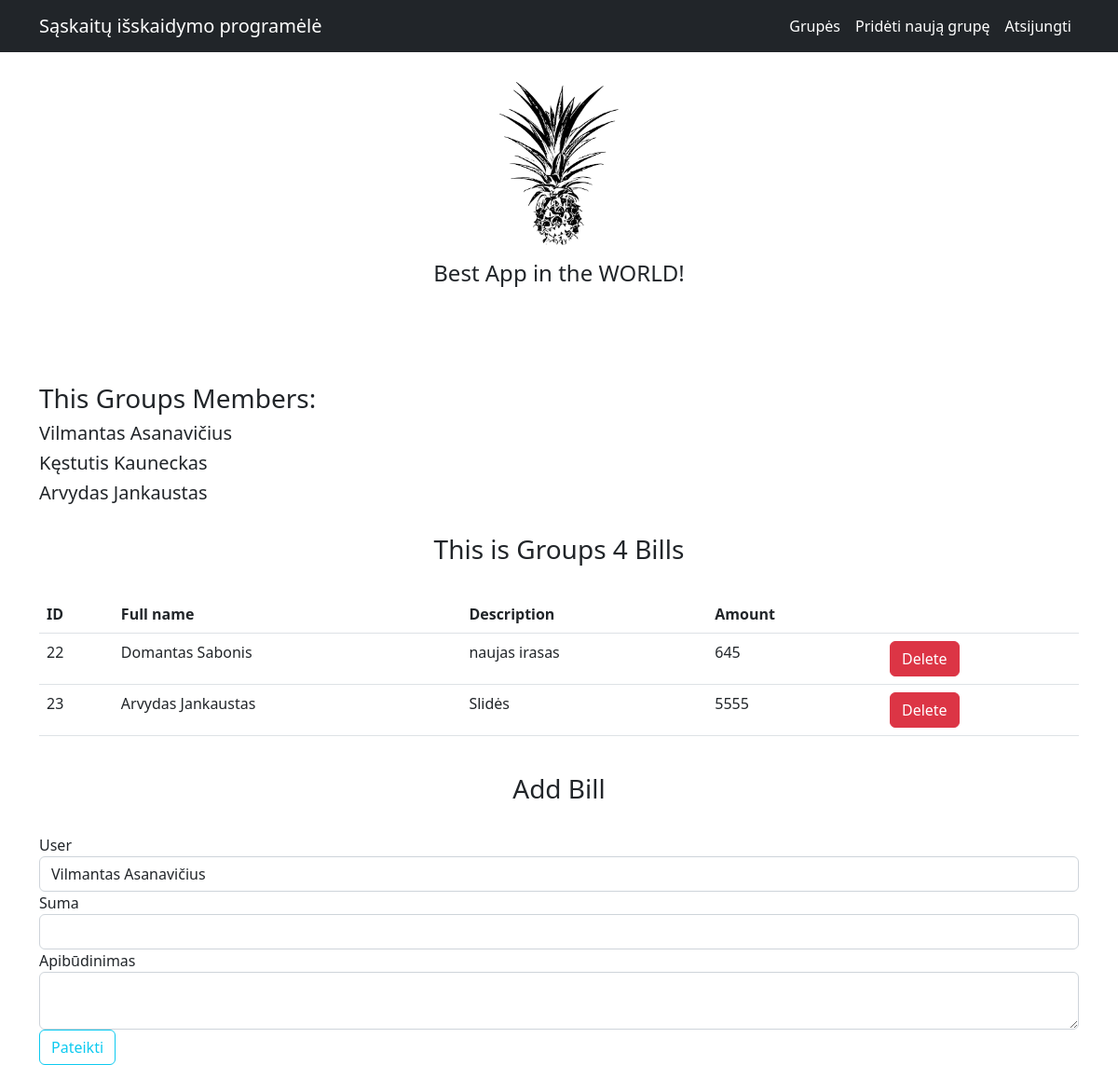
Page /grupės/4 (signed in) on the committed database.
### app.py (models this page shows)
class User(db.Model, UserMixin):
    __tablename__ = 'Users'
    id = db.Column(db.Integer, primary_key=True)
    full_name = db.Column('Vardas ir pavardė', db.String(30), unique=True, nullable=False)
    email = db.Column('El. pašto adresas', db.String(120), unique=True, nullable=False)
    password = db.Column('Slaptažodis', db.String(60),unique=True, nullable=False)
    groups = db.relationship('Groups', secondary=association_table, back_populates='users')

class Groups(db.Model):
    __tablename__ = 'Groups'
    id = db.Column(db.Integer, primary_key=True)
    name = db.Column('Pavadinimas', db.String(100), unique=True, nullable=False)
    bills = db.relationship('Bills', back_populates='group')
    users = db.relationship('User',  secondary=association_table, back_populates='groups')

class Bills(db.Model):
    __tablename__ = 'Bills'
    id = db.Column(db.Integer, primary_key=True)
    group_id = db.Column(db.String, db.ForeignKey('Groups.id'))
    user_full_name = db.Column(db.String, db.ForeignKey('Users.id'))
    description = db.Column('Apibūdinimas', db.String(50), nullable=False)
    amount = db.Column('Suma', db.Integer, nullable=False)
    user = db.relationship('User')
    group = db.relationship('Groups', back_populates='bills')

### app.py (the view)
@app.route('/grupės/<int:group_id>', methods=['GET', 'POST'])
@login_required
def current_group(group_id):
    group = Groups.query.get(group_id)
    if group is None:
        abort(404)
    bills = Bills.query.all()
    all_groups = Groups.query.all()
    form = forms.BillsForm()
    users = User.query.all()
    form.user_full_name.choices = [(user.full_name, user.full_name) for user in group.users]
    for user in users:
        if user in group.users:
            if form.validate_on_submit():
                bill = Bills(group_id=group.id, user_full_name=form.user_full_name.data, description=form.description.data, amount=form.amount.data)
                db.session.add(bill)
                db.session.commit()
                return redirect(url_for('current_group', group_id=group.id))
    return render_template('bills.html', form=form, group=group, all_groups=all_groups, users=users, bills=bills)

### forms.py
class BillsForm(FlaskForm):
    user_full_name = SelectField(u'User')
    amount = IntegerField('Suma', [DataRequired()])
    description = TextAreaField('Apibūdinimas', [DataRequired()])
    submit = SubmitField('Pateikti')

### app.py (called while the page is built)
@login_manager.user_loader
def load_user(user_id):
    return User.query.get(int(user_id))

### templates/bills.html (shortened to what this page needs)
{% extends 'base.html' %}
{% block content %}
    <div>
        <h3>This Groups Members:</h3>
        {% for user in group.users %}
            <h5> {{ user.full_name }} </h5>
        {% endfor %}
    </div>
    <br>
    <h3 style="text-align:center">This is Groups {{group.id}} Bills </h3>
    <br>
    <table class="table">
        <tr>
            <td><b>ID</b></td>
            <td><b>Full name</b></td>
            <td><b>Description</b></td>
            <td><b>Amount</b></td>
            <td></td>
        </tr>
            {% for  bill in group.bills %}
                <tr>
                    <td>{{bill.id}}</a></td>
                    {% if bill.user_full_name %}
                        <td>{{ bill.user_full_name }}</td>
                    {% else %}
                        <td>-</td>
                    {% endif %}
                    <td>{{bill.description}}</td>
                    <td>{{bill.amount}}</td>
                    <td>
                        <form action="{{ url_for('bill_delete', group_id=group.id, bill_id=bill.id) }}" method="POST">
                            <input type="submit" value="Delete" class="btn btn-danger">
                        </form>
                    </td>
                </tr>
            {% endfor %}
    </table>
    <br>
    <h3 style="text-align:center">Add Bill </h3>
    <br>
    <form method="post" action="#">
        <div class="form-group">
            {{ form.user_full_name.label(class="form-control-label") }}
            {{ form.user_full_name(class="form-control") }}
        </div>
        <div class="form-group">
            {{ form.amount.label(class="form-control-label") }}
            {{ form.amount(class="form-control") }}
        </div>
        <div class="form-group">
            {{ form.description.label(class="form-control-label") }}
            {{ form.description(class="form-control") }}
        </div>
        {{ form.submit(class="btn btn-outline-info") }}
    </form>
{% endblock %}

### rows in the picture
User: full_name "Vilmantas Asanavičius"
User: full_name "Kęstutis Kauneckas"
User: full_name "Arvydas Jankaustas"
Groups: id "4"
Bills: id "22", user_full_name "Domantas Sabonis", description "naujas irasas", amount "645"
Bills: id "23", user_full_name "Arvydas Jankaustas", description "Slidės", amount "5555"
